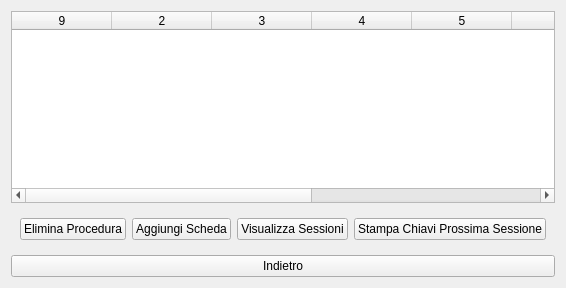
      <widget class="QWidget" name="visualizzazione_procedure_page">
       <layout class="QVBoxLayout" name="verticalLayout_8">
        <item>
         <widget class="QTableWidget" name="tableWidget_lista_procedure">
          <property name="rowCount">
           <number>0</number>
          </property>
          <property name="columnCount">
           <number>9</number>
          </property>
          <attribute name="horizontalHeaderCascadingSectionResizes">
           <bool>false</bool>
          </attribute>
          <attribute name="horizontalHeaderShowSortIndicator" stdset="0">
           <bool>false</bool>
          </attribute>
          <attribute name="horizontalHeaderStretchLastSection">
           <bool>false</bool>
          </attribute>
          <attribute name="verticalHeaderVisible">
           <bool>false</bool>
          </attribute>
          <column>
           <property name="text">
            <string>9</string>
           </property>
          </column>
          <column/>
          <column/>
          <column/>
          <column/>
          <column/>
          <column/>
          <column/>
          <column/>
         </widget>
        </item>
        <item>
         <widget class="QWidget" name="widget_azioni_procedura" native="true">
          <layout class="QHBoxLayout" name="horizontalLayout_7">
           <item>
            <widget class="QPushButton" name="pushButton_removeProcedura">
             <property name="text">
              <string>Elimina Procedura</string>
             </property>
            </widget>
           </item>
           <item>
            <widget class="QPushButton" name="pushButton_addSchedaVoto">
             <property name="text">
              <string>Aggiungi Scheda</string>
             </property>
            </widget>
           </item>
           <item>
            <widget class="QPushButton" name="pushButton_visualizzaSessioni">
             <property name="text">
              <string>Visualizza Sessioni</string>
             </property>
            </widget>
           </item>
           <item>
            <widget class="QPushButton" name="pushButton_printSessionKeys">
             <property name="text">
              <string>Stampa Chiavi Prossima Sessione</string>
             </property>
            </widget>
           </item>
          </layout>
         </widget>
        </item>
        <item>
         <widget class="QPushButton" name="pushButton_back_scelta_op">
          <property name="text">
           <string>Indietro</string>
          </property>
         </widget>
        </item>
       </layout>
      </widget>
